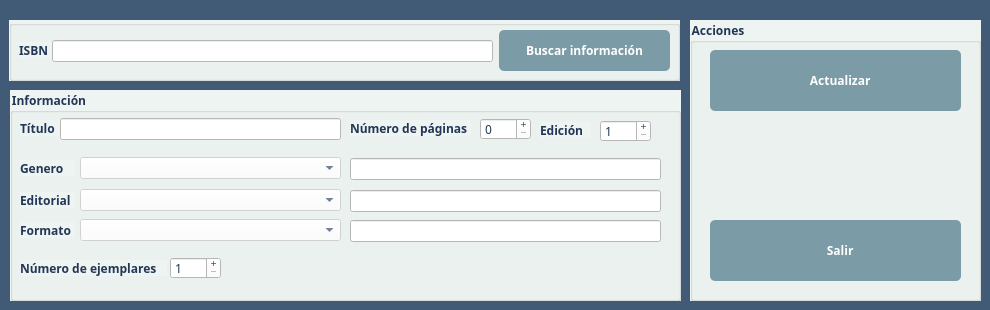
<?xml version="1.0" encoding="UTF-8"?>
<ui version="4.0">
 <class>UpdateBook</class>
 <widget class="QMainWindow" name="UpdateBook">
  <property name="geometry">
   <rect>
    <x>0</x>
    <y>0</y>
    <width>990</width>
    <height>310</height>
   </rect>
  </property>
  <property name="minimumSize">
   <size>
    <width>990</width>
    <height>310</height>
   </size>
  </property>
  <property name="maximumSize">
   <size>
    <width>990</width>
    <height>310</height>
   </size>
  </property>
  <property name="windowTitle">
   <string>Actualización de algún libro</string>
  </property>
  <property name="windowIcon">
   <iconset resource="images.qrc">
    <normaloff>:/book-flat.ico</normaloff>:/book-flat.ico</iconset>
  </property>
  <property name="styleSheet">
   <string notr="true">
</string>
  </property>
  <widget class="QWidget" name="centralwidget">
   <widget class="QGroupBox" name="gbMain">
    <property name="enabled">
     <bool>false</bool>
    </property>
    <property name="geometry">
     <rect>
      <x>10</x>
      <y>90</y>
      <width>671</width>
      <height>211</height>
     </rect>
    </property>
    <property name="font">
     <font>
      <family>Raleway</family>
      <pointsize>9</pointsize>
      <weight>75</weight>
      <bold>true</bold>
     </font>
    </property>
    <property name="styleSheet">
     <string notr="true">background-color: rgb(238, 244, 242); color: rgb(35, 54, 86);</string>
    </property>
    <property name="title">
     <string>Información</string>
    </property>
    <widget class="QLabel" name="lbTitle">
     <property name="geometry">
      <rect>
       <x>10</x>
       <y>30</y>
       <width>41</width>
       <height>16</height>
      </rect>
     </property>
     <property name="font">
      <font>
       <family>Raleway</family>
       <weight>75</weight>
       <bold>true</bold>
      </font>
     </property>
     <property name="text">
      <string>Título</string>
     </property>
    </widget>
    <widget class="QLabel" name="lbPageNumber">
     <property name="geometry">
      <rect>
       <x>340</x>
       <y>30</y>
       <width>121</width>
       <height>16</height>
      </rect>
     </property>
     <property name="font">
      <font>
       <family>Raleway</family>
       <weight>75</weight>
       <bold>true</bold>
      </font>
     </property>
     <property name="text">
      <string>Número de páginas</string>
     </property>
    </widget>
    <widget class="QLineEdit" name="lneTitle">
     <property name="geometry">
      <rect>
       <x>50</x>
       <y>28</y>
       <width>281</width>
       <height>22</height>
      </rect>
     </property>
     <property name="font">
      <font>
       <family>Raleway</family>
      </font>
     </property>
     <property name="styleSheet">
      <string notr="true">background-color: rgb(255, 255, 255);</string>
     </property>
     <property name="maxLength">
      <number>110</number>
     </property>
    </widget>
    <widget class="QSpinBox" name="sbPageNumber">
     <property name="geometry">
      <rect>
       <x>470</x>
       <y>28</y>
       <width>51</width>
       <height>22</height>
      </rect>
     </property>
     <property name="font">
      <font>
       <family>Raleway</family>
      </font>
     </property>
     <property name="styleSheet">
      <string notr="true">background-color: rgb(255, 255, 255);</string>
     </property>
     <property name="buttonSymbols">
      <enum>QAbstractSpinBox::PlusMinus</enum>
     </property>
     <property name="maximum">
      <number>10000</number>
     </property>
     <property name="singleStep">
      <number>100</number>
     </property>
    </widget>
    <widget class="QLabel" name="lbGenero">
     <property name="geometry">
      <rect>
       <x>10</x>
       <y>70</y>
       <width>55</width>
       <height>16</height>
      </rect>
     </property>
     <property name="font">
      <font>
       <family>Raleway</family>
       <weight>75</weight>
       <bold>true</bold>
      </font>
     </property>
     <property name="text">
      <string>Genero</string>
     </property>
    </widget>
    <widget class="QLineEdit" name="lneGenero">
     <property name="geometry">
      <rect>
       <x>340</x>
       <y>68</y>
       <width>311</width>
       <height>22</height>
      </rect>
     </property>
     <property name="font">
      <font>
       <family>Raleway</family>
      </font>
     </property>
     <property name="styleSheet">
      <string notr="true">background-color: rgb(255, 255, 255);</string>
     </property>
    </widget>
    <widget class="QComboBox" name="cboGenero">
     <property name="geometry">
      <rect>
       <x>70</x>
       <y>67</y>
       <width>261</width>
       <height>22</height>
      </rect>
     </property>
     <property name="font">
      <font>
       <family>Raleway</family>
      </font>
     </property>
     <property name="styleSheet">
      <string notr="true">background-color: rgb(255, 255, 255);</string>
     </property>
    </widget>
    <widget class="QComboBox" name="cboPublisher">
     <property name="geometry">
      <rect>
       <x>70</x>
       <y>99</y>
       <width>261</width>
       <height>22</height>
      </rect>
     </property>
     <property name="font">
      <font>
       <family>Raleway</family>
      </font>
     </property>
     <property name="styleSheet">
      <string notr="true">background-color: rgb(255, 255, 255);</string>
     </property>
    </widget>
    <widget class="QLineEdit" name="lnePublisher">
     <property name="geometry">
      <rect>
       <x>340</x>
       <y>100</y>
       <width>311</width>
       <height>22</height>
      </rect>
     </property>
     <property name="font">
      <font>
       <family>Raleway</family>
      </font>
     </property>
     <property name="styleSheet">
      <string notr="true">background-color: rgb(255, 255, 255);</string>
     </property>
    </widget>
    <widget class="QLabel" name="lbPublisher">
     <property name="geometry">
      <rect>
       <x>10</x>
       <y>102</y>
       <width>55</width>
       <height>16</height>
      </rect>
     </property>
     <property name="font">
      <font>
       <family>Raleway</family>
       <weight>75</weight>
       <bold>true</bold>
      </font>
     </property>
     <property name="text">
      <string>Editorial</string>
     </property>
    </widget>
    <widget class="QComboBox" name="cboFormate">
     <property name="geometry">
      <rect>
       <x>70</x>
       <y>129</y>
       <width>261</width>
       <height>22</height>
      </rect>
     </property>
     <property name="font">
      <font>
       <family>Raleway</family>
      </font>
     </property>
     <property name="styleSheet">
      <string notr="true">background-color: rgb(255, 255, 255);</string>
     </property>
    </widget>
    <widget class="QLabel" name="lbFormate">
     <property name="geometry">
      <rect>
       <x>10</x>
       <y>132</y>
       <width>55</width>
       <height>16</height>
      </rect>
     </property>
     <property name="font">
      <font>
       <family>Raleway</family>
       <weight>75</weight>
       <bold>true</bold>
      </font>
     </property>
     <property name="text">
      <string>Formato</string>
     </property>
    </widget>
    <widget class="QLineEdit" name="lneFormate">
     <property name="geometry">
      <rect>
       <x>340</x>
       <y>130</y>
       <width>311</width>
       <height>22</height>
      </rect>
     </property>
     <property name="font">
      <font>
       <family>Raleway</family>
      </font>
     </property>
     <property name="styleSheet">
      <string notr="true">background-color: rgb(255, 255, 255);</string>
     </property>
    </widget>
    <widget class="QSpinBox" name="sbCopiesNumber">
     <property name="geometry">
      <rect>
       <x>160</x>
       <y>167</y>
       <width>51</width>
       <height>22</height>
      </rect>
     </property>
     <property name="font">
      <font>
       <family>Raleway</family>
      </font>
     </property>
     <property name="styleSheet">
      <string notr="true">background-color: rgb(255, 255, 255);</string>
     </property>
     <property name="buttonSymbols">
      <enum>QAbstractSpinBox::PlusMinus</enum>
     </property>
     <property name="minimum">
      <number>1</number>
     </property>
     <property name="maximum">
      <number>100</number>
     </property>
     <property name="singleStep">
      <number>100</number>
     </property>
    </widget>
    <widget class="QLabel" name="lbCopiesNumber">
     <property name="geometry">
      <rect>
       <x>10</x>
       <y>170</y>
       <width>147</width>
       <height>16</height>
      </rect>
     </property>
     <property name="font">
      <font>
       <family>Raleway</family>
       <weight>75</weight>
       <bold>true</bold>
      </font>
     </property>
     <property name="text">
      <string>Número de ejemplares</string>
     </property>
    </widget>
    <widget class="QSpinBox" name="sbEdition">
     <property name="geometry">
      <rect>
       <x>590</x>
       <y>30</y>
       <width>51</width>
       <height>22</height>
      </rect>
     </property>
     <property name="font">
      <font>
       <family>Raleway</family>
      </font>
     </property>
     <property name="styleSheet">
      <string notr="true">background-color: rgb(255, 255, 255);</string>
     </property>
     <property name="buttonSymbols">
      <enum>QAbstractSpinBox::PlusMinus</enum>
     </property>
     <property name="minimum">
      <number>1</number>
     </property>
     <property name="maximum">
      <number>15</number>
     </property>
     <property name="singleStep">
      <number>100</number>
     </property>
    </widget>
    <widget class="QLabel" name="lbPageNumber_2">
     <property name="geometry">
      <rect>
       <x>530</x>
       <y>32</y>
       <width>51</width>
       <height>16</height>
      </rect>
     </property>
     <property name="font">
      <font>
       <family>Raleway</family>
       <weight>75</weight>
       <bold>true</bold>
      </font>
     </property>
     <property name="text">
      <string>Edición</string>
     </property>
    </widget>
   </widget>
   <widget class="QGroupBox" name="gbActions">
    <property name="geometry">
     <rect>
      <x>690</x>
      <y>20</y>
      <width>291</width>
      <height>281</height>
     </rect>
    </property>
    <property name="font">
     <font>
      <family>Raleway</family>
      <pointsize>9</pointsize>
      <weight>75</weight>
      <bold>true</bold>
     </font>
    </property>
    <property name="styleSheet">
     <string notr="true">background-color: rgb(238, 244, 242); color: rgb(35, 54, 86);</string>
    </property>
    <property name="title">
     <string>Acciones</string>
    </property>
    <widget class="QPushButton" name="pbUpdate">
     <property name="enabled">
      <bool>false</bool>
     </property>
     <property name="geometry">
      <rect>
       <x>20</x>
       <y>30</y>
       <width>251</width>
       <height>61</height>
      </rect>
     </property>
     <property name="font">
      <font>
       <family>Raleway</family>
       <pointsize>9</pointsize>
       <weight>75</weight>
       <bold>true</bold>
      </font>
     </property>
     <property name="styleSheet">
      <string notr="true">QPushButton#pbUpdate {
background-color: rgb(123, 155, 166);
color:  rgb(255, 255, 255);
border-radius: 5px;
 }

 QPushButton#pbUpdate:hover {
background-color: rgb(65, 91, 118);
color:  rgb(255, 255, 255);
 }</string>
     </property>
     <property name="text">
      <string>   Actualizar</string>
     </property>
     <property name="icon">
      <iconset resource="images.qrc">
       <normaloff>:/update_contact_info.ico</normaloff>:/update_contact_info.ico</iconset>
     </property>
    </widget>
    <widget class="QPushButton" name="pbExit">
     <property name="geometry">
      <rect>
       <x>20</x>
       <y>200</y>
       <width>251</width>
       <height>61</height>
      </rect>
     </property>
     <property name="font">
      <font>
       <family>Raleway</family>
       <pointsize>9</pointsize>
       <weight>75</weight>
       <bold>true</bold>
      </font>
     </property>
     <property name="styleSheet">
      <string notr="true">QPushButton#pbExit {
background-color: rgb(123, 155, 166);
color:  rgb(255, 255, 255);
border-radius: 5px;
 }

 QPushButton#pbExit:hover {
background-color: rgb(65, 91, 118);
color:  rgb(255, 255, 255);
 }</string>
     </property>
     <property name="text">
      <string>   Salir</string>
     </property>
     <property name="icon">
      <iconset resource="images.qrc">
       <normaloff>:/door_out.ico</normaloff>:/door_out.ico</iconset>
     </property>
    </widget>
   </widget>
   <widget class="QGroupBox" name="gbISBN">
    <property name="geometry">
     <rect>
      <x>9</x>
      <y>20</y>
      <width>671</width>
      <height>61</height>
     </rect>
    </property>
    <property name="styleSheet">
     <string notr="true">background-color: rgb(238, 244, 242); color: rgb(35, 54, 86);</string>
    </property>
    <property name="title">
     <string/>
    </property>
    <widget class="QLabel" name="lbISBN">
     <property name="geometry">
      <rect>
       <x>10</x>
       <y>22</y>
       <width>55</width>
       <height>16</height>
      </rect>
     </property>
     <property name="font">
      <font>
       <family>Raleway</family>
       <weight>75</weight>
       <bold>true</bold>
      </font>
     </property>
     <property name="text">
      <string>ISBN</string>
     </property>
    </widget>
    <widget class="QLineEdit" name="lneISBN">
     <property name="geometry">
      <rect>
       <x>43</x>
       <y>20</y>
       <width>441</width>
       <height>22</height>
      </rect>
     </property>
     <property name="font">
      <font>
       <family>Raleway</family>
      </font>
     </property>
     <property name="styleSheet">
      <string notr="true">background-color: rgb(255, 255, 255);</string>
     </property>
     <property name="maxLength">
      <number>30</number>
     </property>
    </widget>
    <widget class="QPushButton" name="pbSearch">
     <property name="geometry">
      <rect>
       <x>490</x>
       <y>10</y>
       <width>171</width>
       <height>41</height>
      </rect>
     </property>
     <property name="font">
      <font>
       <family>Raleway</family>
       <weight>75</weight>
       <bold>true</bold>
      </font>
     </property>
     <property name="styleSheet">
      <string notr="true">QPushButton#pbSearch {
background-color: rgb(123, 155, 166);
color:  rgb(255, 255, 255);
border-radius: 5px;
 }

 QPushButton#pbSearch:hover {
background-color: rgb(65, 91, 118);
color:  rgb(255, 255, 255);
 }</string>
     </property>
     <property name="text">
      <string>Buscar información</string>
     </property>
    </widget>
   </widget>
   <widget class="QLabel" name="label">
    <property name="geometry">
     <rect>
      <x>-16</x>
      <y>-15</y>
      <width>1021</width>
      <height>471</height>
     </rect>
    </property>
    <property name="styleSheet">
     <string notr="true">background-color: rgb(65, 91, 118);
</string>
    </property>
    <property name="text">
     <string/>
    </property>
   </widget>
   <zorder>label</zorder>
   <zorder>gbMain</zorder>
   <zorder>gbActions</zorder>
   <zorder>gbISBN</zorder>
  </widget>
 </widget>
 <resources>
  <include location="images.qrc"/>
 </resources>
 <connections>
  <connection>
   <sender>pbExit</sender>
   <signal>clicked()</signal>
   <receiver>UpdateBook</receiver>
   <slot>close()</slot>
   <hints>
    <hint type="sourcelabel">
     <x>816</x>
     <y>250</y>
    </hint>
    <hint type="destinationlabel">
     <x>704</x>
     <y>308</y>
    </hint>
   </hints>
  </connection>
 </connections>
</ui>
